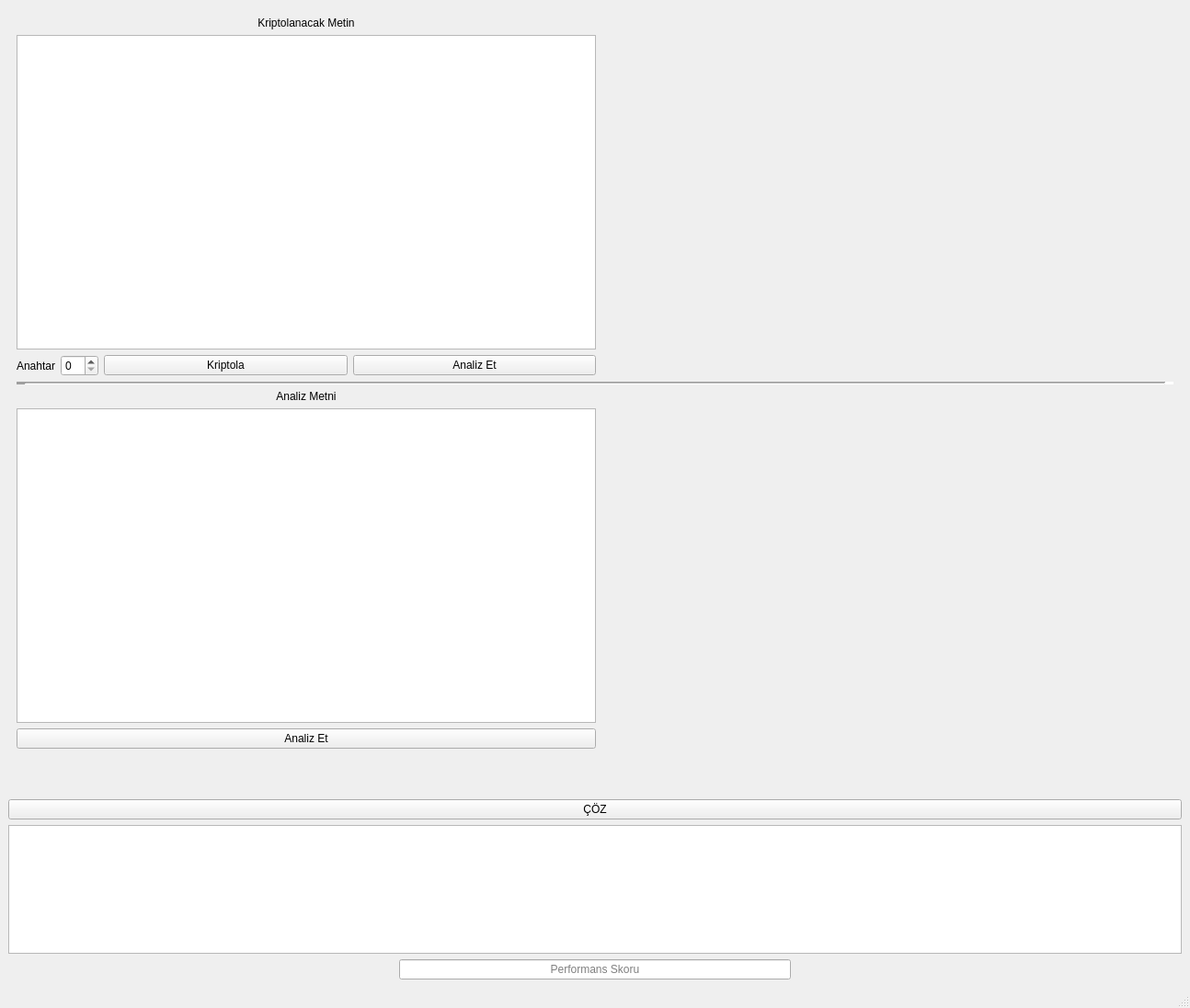
<?xml version="1.0" encoding="UTF-8"?>
<ui version="4.0">
 <class>MainWindow</class>
 <widget class="QMainWindow" name="MainWindow">
  <property name="geometry">
   <rect>
    <x>0</x>
    <y>0</y>
    <width>1294</width>
    <height>1096</height>
   </rect>
  </property>
  <property name="windowTitle">
   <string>MainWindow</string>
  </property>
  <widget class="QWidget" name="centralwidget">
   <layout class="QVBoxLayout" name="verticalLayout_3">
    <item>
     <layout class="QHBoxLayout" name="horizontalLayout">
      <item>
       <layout class="QVBoxLayout" name="verticalLayout">
        <item>
         <widget class="QWidget" name="widget" native="true">
          <layout class="QHBoxLayout" name="horizontalLayout_2">
           <item>
            <layout class="QVBoxLayout" name="verticalLayout_2">
             <item>
              <layout class="QHBoxLayout" name="horizontalLayout_3">
               <item>
                <layout class="QVBoxLayout" name="verticalLayout_5">
                 <item>
                  <widget class="QLabel" name="label_2">
                   <property name="text">
                    <string>Kriptolanacak Metin</string>
                   </property>
                   <property name="alignment">
                    <set>Qt::AlignCenter</set>
                   </property>
                  </widget>
                 </item>
                 <item>
                  <widget class="QPlainTextEdit" name="cipherText"/>
                 </item>
                 <item>
                  <layout class="QHBoxLayout" name="horizontalLayout_5">
                   <item>
                    <layout class="QHBoxLayout" name="horizontalLayout_8">
                     <property name="sizeConstraint">
                      <enum>QLayout::SetMinimumSize</enum>
                     </property>
                     <item>
                      <widget class="QLabel" name="label_3">
                       <property name="sizePolicy">
                        <sizepolicy hsizetype="Fixed" vsizetype="Preferred">
                         <horstretch>0</horstretch>
                         <verstretch>0</verstretch>
                        </sizepolicy>
                       </property>
                       <property name="text">
                        <string>Anahtar</string>
                       </property>
                      </widget>
                     </item>
                     <item>
                      <widget class="QSpinBox" name="key">
                       <property name="sizePolicy">
                        <sizepolicy hsizetype="Fixed" vsizetype="Fixed">
                         <horstretch>0</horstretch>
                         <verstretch>0</verstretch>
                        </sizepolicy>
                       </property>
                       <property name="maximum">
                        <number>29</number>
                       </property>
                       <property name="stepType">
                        <enum>QAbstractSpinBox::AdaptiveDecimalStepType</enum>
                       </property>
                      </widget>
                     </item>
                    </layout>
                   </item>
                   <item>
                    <widget class="QPushButton" name="cipherButton">
                     <property name="text">
                      <string>Kriptola</string>
                     </property>
                    </widget>
                   </item>
                   <item>
                    <widget class="QPushButton" name="analyzeCipherButton">
                     <property name="text">
                      <string>Analiz Et</string>
                     </property>
                    </widget>
                   </item>
                  </layout>
                 </item>
                </layout>
               </item>
               <item>
                <widget class="QLabel" name="cipherView">
                 <property name="minimumSize">
                  <size>
                   <width>622</width>
                   <height>369</height>
                  </size>
                 </property>
                 <property name="maximumSize">
                  <size>
                   <width>622</width>
                   <height>369</height>
                  </size>
                 </property>
                 <property name="text">
                  <string/>
                 </property>
                 <property name="pixmap">
                  <pixmap>../../../../PycharmProjects/caesarCipher/dido.jpg</pixmap>
                 </property>
                 <property name="scaledContents">
                  <bool>true</bool>
                 </property>
                </widget>
               </item>
              </layout>
             </item>
             <item>
              <widget class="Line" name="line">
               <property name="lineWidth">
                <number>10</number>
               </property>
               <property name="midLineWidth">
                <number>1</number>
               </property>
               <property name="orientation">
                <enum>Qt::Horizontal</enum>
               </property>
              </widget>
             </item>
             <item>
              <layout class="QHBoxLayout" name="horizontalLayout_4">
               <item>
                <layout class="QVBoxLayout" name="verticalLayout_4">
                 <item>
                  <widget class="QLabel" name="label">
                   <property name="text">
                    <string>Analiz Metni</string>
                   </property>
                   <property name="alignment">
                    <set>Qt::AlignCenter</set>
                   </property>
                  </widget>
                 </item>
                 <item>
                  <widget class="QPlainTextEdit" name="analysisText"/>
                 </item>
                 <item>
                  <widget class="QPushButton" name="pushButton_2">
                   <property name="text">
                    <string>Analiz Et</string>
                   </property>
                  </widget>
                 </item>
                </layout>
               </item>
               <item>
                <widget class="QLabel" name="analyzeView">
                 <property name="minimumSize">
                  <size>
                   <width>622</width>
                   <height>369</height>
                  </size>
                 </property>
                 <property name="maximumSize">
                  <size>
                   <width>622</width>
                   <height>369</height>
                  </size>
                 </property>
                 <property name="text">
                  <string/>
                 </property>
                 <property name="pixmap">
                  <pixmap>../../../../PycharmProjects/caesarCipher/kop.jpeg</pixmap>
                 </property>
                 <property name="scaledContents">
                  <bool>true</bool>
                 </property>
                </widget>
               </item>
              </layout>
             </item>
            </layout>
           </item>
          </layout>
         </widget>
        </item>
        <item>
         <spacer name="verticalSpacer">
          <property name="orientation">
           <enum>Qt::Vertical</enum>
          </property>
          <property name="sizeType">
           <enum>QSizePolicy::Minimum</enum>
          </property>
          <property name="sizeHint" stdset="0">
           <size>
            <width>20</width>
            <height>40</height>
           </size>
          </property>
         </spacer>
        </item>
        <item>
         <widget class="QPushButton" name="decipherButton">
          <property name="sizePolicy">
           <sizepolicy hsizetype="Minimum" vsizetype="Fixed">
            <horstretch>0</horstretch>
            <verstretch>0</verstretch>
           </sizepolicy>
          </property>
          <property name="text">
           <string>ÇÖZ</string>
          </property>
         </widget>
        </item>
        <item>
         <widget class="QPlainTextEdit" name="decipheredText">
          <property name="enabled">
           <bool>true</bool>
          </property>
          <property name="sizePolicy">
           <sizepolicy hsizetype="Minimum" vsizetype="Fixed">
            <horstretch>0</horstretch>
            <verstretch>0</verstretch>
           </sizepolicy>
          </property>
          <property name="minimumSize">
           <size>
            <width>0</width>
            <height>40</height>
           </size>
          </property>
          <property name="maximumSize">
           <size>
            <width>16777215</width>
            <height>140</height>
           </size>
          </property>
         </widget>
        </item>
        <item>
         <layout class="QHBoxLayout" name="horizontalLayout_7">
          <item>
           <spacer name="horizontalSpacer">
            <property name="orientation">
             <enum>Qt::Horizontal</enum>
            </property>
            <property name="sizeHint" stdset="0">
             <size>
              <width>40</width>
              <height>20</height>
             </size>
            </property>
           </spacer>
          </item>
          <item>
           <widget class="QLineEdit" name="performanceScore">
            <property name="alignment">
             <set>Qt::AlignCenter</set>
            </property>
            <property name="placeholderText">
             <string>Performans Skoru</string>
            </property>
           </widget>
          </item>
          <item>
           <spacer name="horizontalSpacer_2">
            <property name="orientation">
             <enum>Qt::Horizontal</enum>
            </property>
            <property name="sizeHint" stdset="0">
             <size>
              <width>40</width>
              <height>20</height>
             </size>
            </property>
           </spacer>
          </item>
         </layout>
        </item>
        <item>
         <layout class="QHBoxLayout" name="horizontalLayout_6"/>
        </item>
       </layout>
      </item>
     </layout>
    </item>
   </layout>
  </widget>
  <widget class="QMenuBar" name="menubar">
   <property name="geometry">
    <rect>
     <x>0</x>
     <y>0</y>
     <width>1294</width>
     <height>21</height>
    </rect>
   </property>
  </widget>
  <widget class="QStatusBar" name="statusbar"/>
 </widget>
 <resources/>
 <connections/>
</ui>
